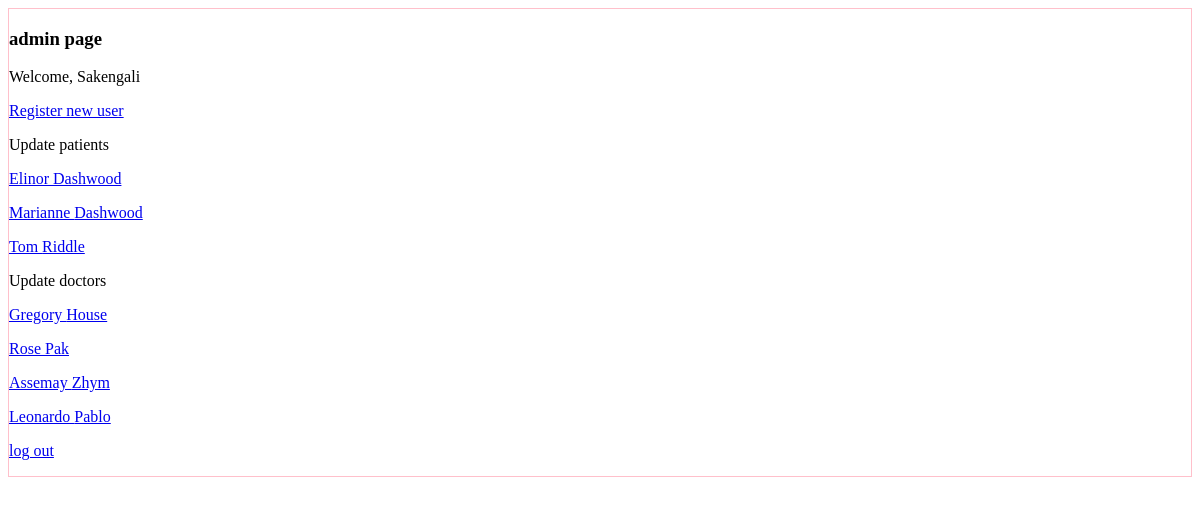
The page /users/personal (signed in) on the database as committed earlier.
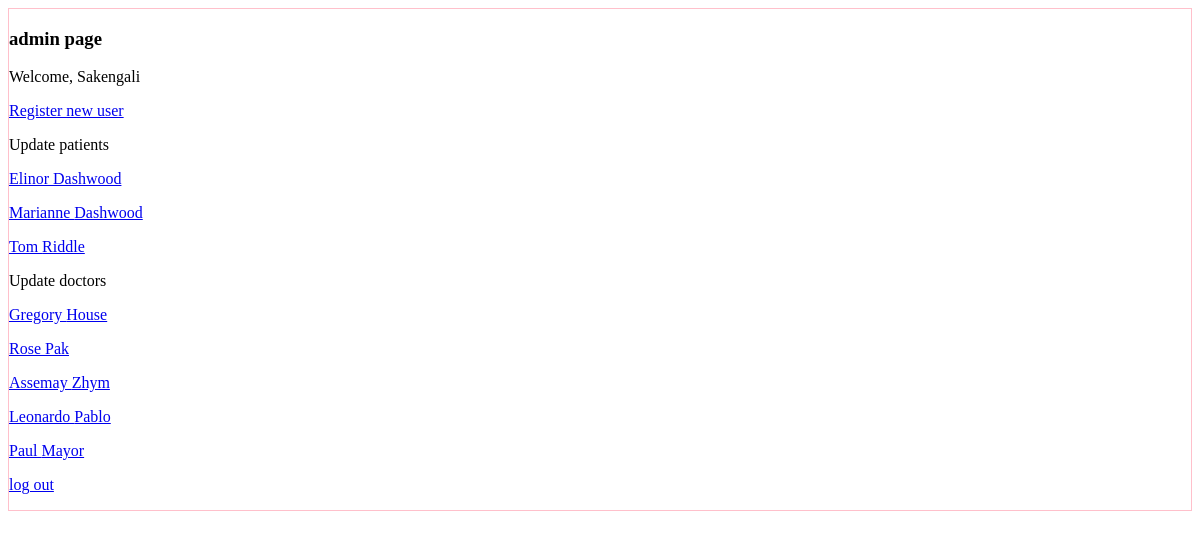
The same page on the database as committed later.
### users/models.py (models this page shows, shortened)
class Patient(models.Model):
    user = models.OneToOneField(User, on_delete=models.CASCADE, primary_key=True)
    date_of_birth = models.DateField(blank=True)
    IIN = models.IntegerField(max_length=12, blank=True)
    gov_id = models.IntegerField(max_length=12,blank=True)
    name = models.CharField(max_length=50, blank=True)
    surname = models.CharField(max_length=50, blank=True)
    middle_name = models.CharField(max_length=50, blank=True)
    blood_group = models.CharField(max_length=2, blank=True, choices=blood_group_choices)
    contact_close = models.CharField(max_length=11,blank=True)
    phone_number = models.CharField(max_length=11,blank=True)
    address = models.CharField(max_length=50, blank=True)
    marital_status = models.CharField(max_length=10, blank=True, choices = marital_status_choices)
    registration_date = models.DateField(default = datetime.today())
    assigned_doctor = models.ForeignKey(Doctor, related_name='assigned_patients', on_delete=models.PROTECT, default = Doctor.objects.get(surname="House").pk) #why added pk?

class Doctor(models.Model):
    user = models.OneToOneField(User, on_delete=models.CASCADE, primary_key=True)
    date_of_birth = models.DateField(blank=True)
    IIN = models.IntegerField(max_length=12, blank=True)
    gov_id = models.IntegerField(max_length=12,blank=True)
    name = models.CharField(max_length=50, blank=True)
    surname = models.CharField(max_length=50, blank=True)
    middle_name = models.CharField(max_length=50, blank=True)
    phone_number = models.CharField(max_length=11,blank=True)
    spec = models.ForeignKey(Specialization, on_delete = models.SET_NULL, blank = True, null = True)
    experience = models.CharField(max_length=2, blank=True)
    photo = models.ImageField(upload_to='images', blank=True)
    category=models.CharField(max_length=10, blank=True)
    appointment_price = models.CharField(max_length = 7, blank=True)
    education = models.CharField(max_length=30, blank=True)
    rating = models.IntegerField(max_length = 2, blank=True)
    address = models.CharField(max_length = 30, blank=True)
    homepage = models.URLField(blank=True)

### users/views.py (the view)
# urls.py: path('personal', views.personal, name='personal'),
@login_required
def personal(request):
    user = request.user
    if is_patient(user):
        if not user.patient.chatrooms.first():
            Chatrooms.objects.create(patient = user.patient, doctor = user.patient.assigned_doctor)
        if request.method == "POST":
            user.email = request.POST["email"]
            user.save()
            user.patient.gov_id = request.POST["gov_id"]
            user.patient.name = request.POST["name"]
            user.patient.surname = request.POST["surname"]
            user.patient.middle_name = request.POST["middle_name"]
            user.patient.address = request.POST["address"]
            user.patient.phone_number = request.POST["phone_number"]
            user.patient.contact_close = request.POST["contact_close"]
            user.patient.save()
            return HttpResponseRedirect(reverse('personal'))
        return render(request, 'users/patient_page.html')
    elif is_doctor(user):
        return render(request, 'users/doctor_page.html')
    elif is_admin(user):
        patients = Patient.objects.all()
        doctors = Doctor.objects.all()
        return render(request, 'users/admin_page.html', {
            'patients' : patients, 'doctors' : doctors
        })
    return HttpResponseRedirect(reverse('admin:index'))

### users/views.py (called while the page is built)
def is_patient(user):
    try:
        if user.patient:
            return True
    except:
        return False

def is_doctor(user):
    try:
        if user.doctor:
            return True
    except:
        return False

def is_admin(user):
    return user.is_staff

### users/templates/users/admin_page.html (shortened to what this page needs)
{% extends 'users/layout.html' %}
{%block body%}
    <div style="border: 1px solid pink">
        <h3>admin page</h3>
        <p>Welcome, {{request.user.username}} </p>
        <p><a href="{% url 'register' %}">Register new user</a></p>
        <p>Update patients </p>
        {% for patient in patients%}
        <p><a href="{% url 'update' role='Patient' id=patient.user_id %}">{{ patient.name}} {{ patient.surname}}</a></p>
        {% endfor %}
        <p>Update doctors </p>
        {% for doctor in doctors%}
        <p><a href="{% url 'update' role='Doctor' id=doctor.user_id  %}">{{ doctor.name}} {{ doctor.surname}}</a></p>
        {% endfor %}
        <p><a href="{% url 'logout' %}">log out</a></p>
{% endblock %}

Rows that differ between the two databases and show on the page:
added Doctor: name "Paul", surname "Mayor"
